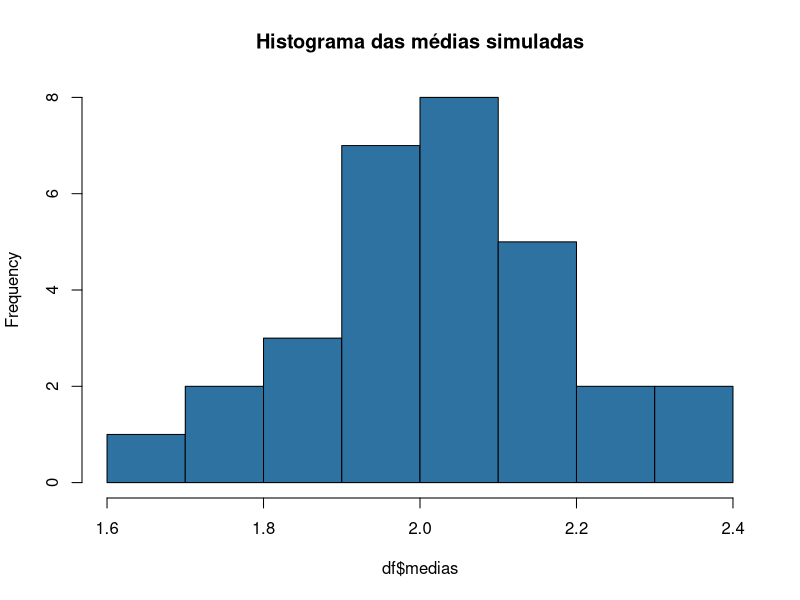
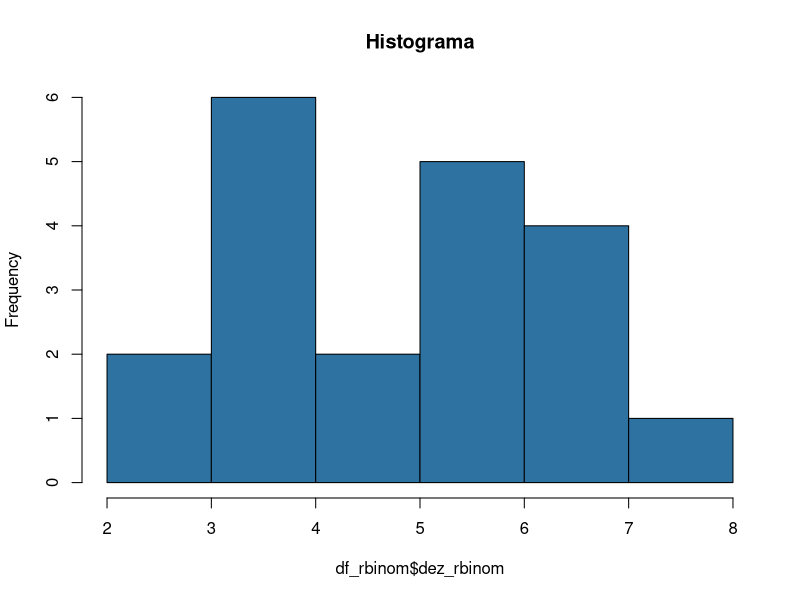
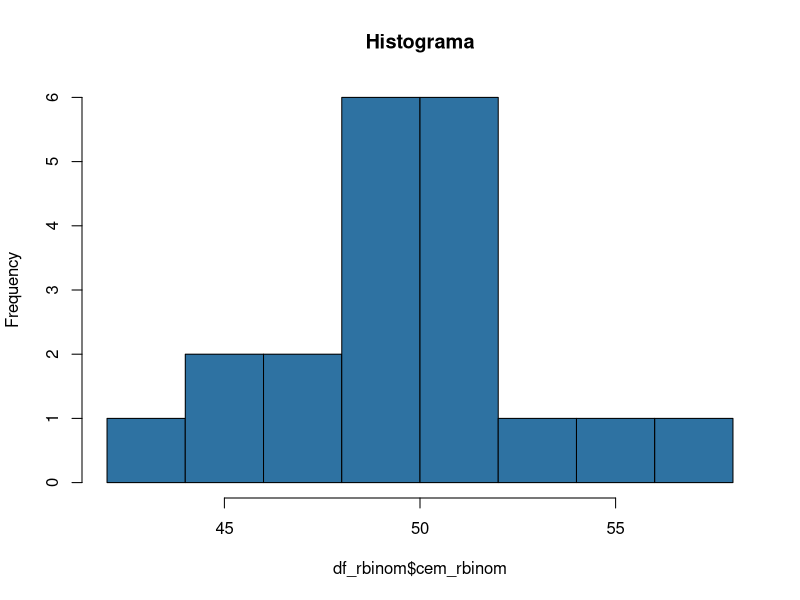
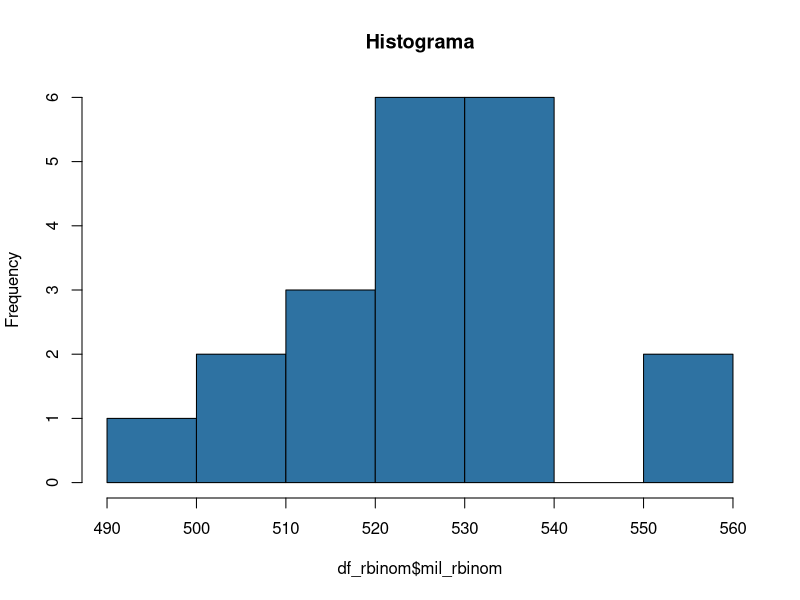
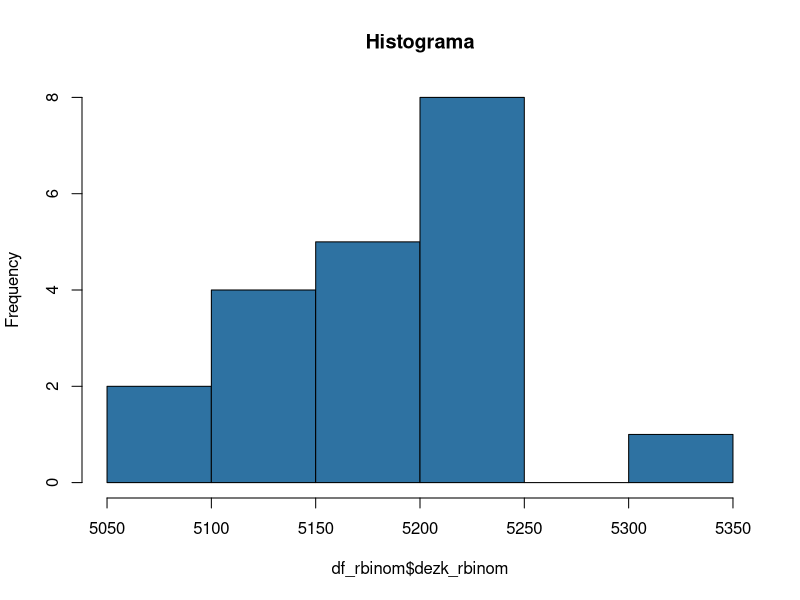
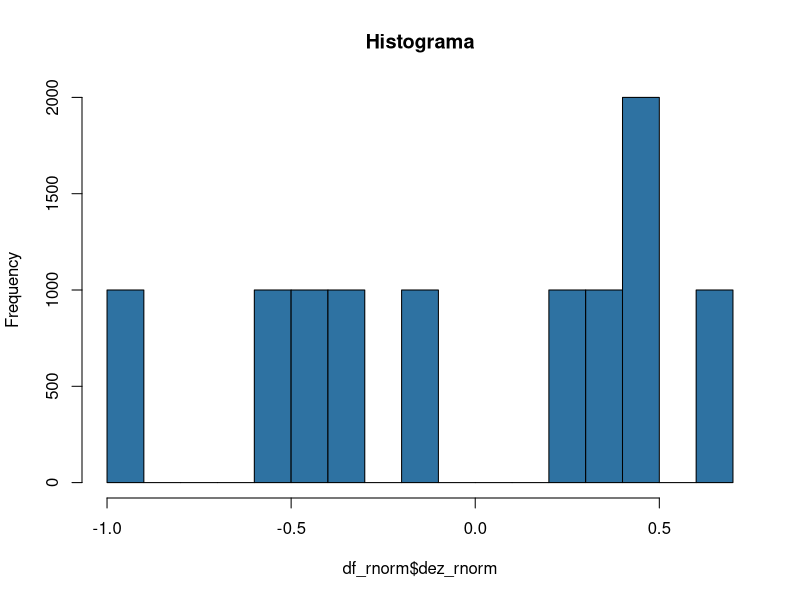
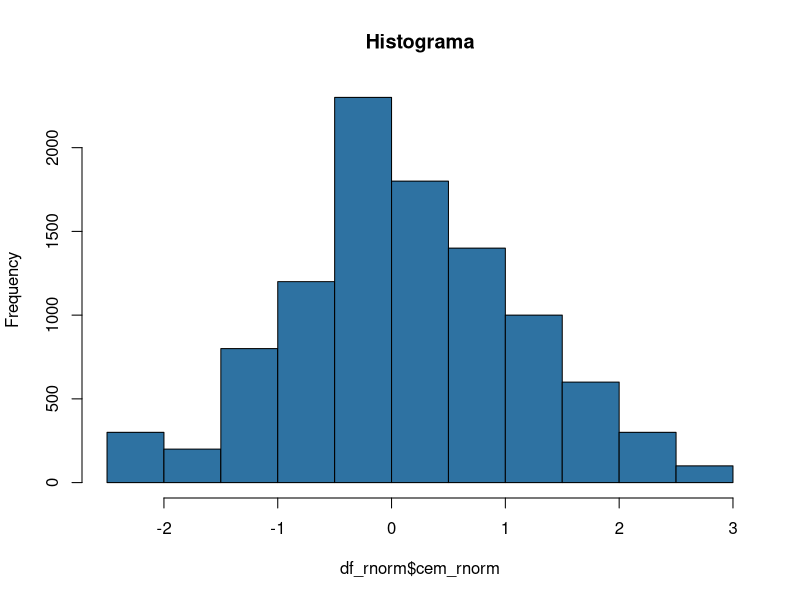
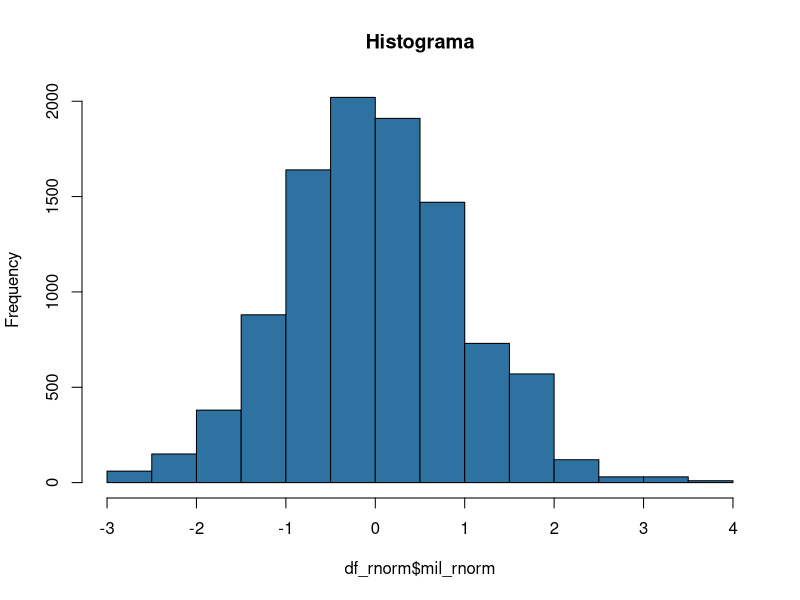

Reproduce these figures in R, in order.

# Exercício 1 -------------------------------------------------------------

# Rode ?rnorm no R e leia o help. Se preciso, consulte outras fontes. Explique o que
# a função faz. Verifique que essa função gera uma simulação de uma distribuição normal,
# em que você pode especificar a média e o desvio-padrão. Verifique que entendeu rodando
# função e gerando valores simulados da função rnorm. Pode usar média 0 e desvio-padrão 1,
# que são o default da função

?rnorm

# R: A função rnorm gera uma sequência de números aleatórios (a quantidade desses
# números é especificada pelo argumento `n`) que se distribuem de acordo com a
# distribuição normal. Abaixo, rodamos uma simulação rnorm de 100 números:

rnorm(100)

# Exercício 2 -------------------------------------------------------------

# Rode x <- rnorm(100, mean = 2, sd = 1). Por que a média da distribuição é diferente
# da média que você obtém rodando mean(x)?

x <- rnorm(100, mean = 2, sd = 1)

mean(x)

# R: A média da distribuição é um parâmetro, assim como o desvio padrão. Isso significa
# que as nossas observações geradas com base em rnorm estarão centralizadas em 
# torno da média (no caso, média = 2) com um dado desvio padrão (no caso, sd = 1).
# Para fins de ilustração, se diminuirmos os desvio padrão, é mais provável que
# a média das nossas observações se aproxime do parâmetro média = 2. Veja:

x2 <- rnorm(100, mean = 2, sd = .0001)

mean(x2)

# Exercício 3 (OPCIONAL) --------------------------------------------------

# Se você rodar de novo x <- rnorm(100, mean = 2, sd = 1) e calcular a média de x,
# obterá um valor um pouco diferente da primeira vez. Por quê?

x <- rnorm(100, mean = 2, sd = 1)

mean(x)

# R: Porque a função rnomr gera uma sequência de observações aleatórias com base
# em média = 2 e sd = 1. A média e o desvio padrão são parâmetros para a geração
# das observações.

# Exercício 4 -------------------------------------------------------------

# Uma forma de você armazenar as duas médias que você computou em um vetor é do
# seguinte modo:

vetor_medias <- numeric()
vetor_medias[1] <- mean(rnorm(100, mean=2, sd=1))
vetor_medias[2] <- mean(rnorm(100, mean=2, sd=1))

# Imprima o conteúdo de ”vetor_medias” e verifique que de fato armazenou duas médias

print(vetor_medias)

# Exercício 5 (OPCIONAL) --------------------------------------------------

# Repita esse procedimento 30 vezes no total, armazenando as 30 médias no vetor
# medias. Se possível, use um loop (laço) para fazer isso.

# Definindo uma semente
set.seed(11)

# Número de simulações
n <- 30

# Vetor para armazenar cada uma das n jogadas
vetor_medias <- numeric()

# Simulação
for (i in 1:n) {
  vetor_medias[i] <- mean(rnorm(n, mean=2, sd=1))
}

# Visualizando as 30 jogadas
head(vetor_medias, 30)

# Exercício 6 -------------------------------------------------------------

# Plote o histograma (use a função geom_histogram no ggplot) das médias. Para isso, crie
# um banco de dados (ggplot só aceita plotar variáveis de banco de dados) do seguinte modo:

df <- data.frame(medias = vetor_medias, sim_id = 1:30)

hist(df$medias, 
     freq = TRUE, # se FALSE, plota a densidade
     main = "Histograma das médias simuladas", 
     col = "#2E72A2",
     border = "black")

# Você reconhece a distribuição apresentada pelo histograma? Se sim, qual é ela? 
# Consegue advinhar a média e desvio padrão da distribuição ou calculá-la?

# R: A distribuição se assemelha a uma distribuição normal. O cálculo da
# média e do desvio padrão estão apresentados abaixo:

mean(df$medias)
sd(df$medias)

# Exercício 7 (OPCIONAL) --------------------------------------------------

# Realize uma simulação estatística para verificar a distribuição de probabilidade dos
# resultados do lançamento de uma moeda.

# Número de simulações
n_moeda <- 1000

# Simulação do lançamento de uma moeda
moeda <- sample(1:2, size=1)

# Vetor para armazenar cada uma das n jogadas
vetor_moeda <- numeric()

# Simulação
for (i in 1:n_moeda) {
  vetor_moeda[i] <- sample(1:2, size=1)
}

# visualizando as primeiras 10 primeiras jogadas
head(vetor_moeda, 10)

# Probabilidade vetor_moeda = 1
sum(vetor_moeda == 1)/n_moeda

# Probabilidade vetor_moeda = 2
sum(vetor_moeda == 2)/n_moeda

# Exercício 8 (OPCIONAL) --------------------------------------------------

# Retire 10, 100, 1000 e 10000 valores de uma distribuição binomial (n = 20, p = 0.7).
# Apresente os histogramas.

# Z ~ N(0, 1)

# B ~ Bin(20, 0.7)

dez_rbinom <- rbinom(size = 10, n = 20, p = 0.52)

cem_rbinom <- rbinom(size = 100, n = 20, p = 0.52)

mil_rbinom <- rbinom(size = 1000, n = 20, p = 0.52)

dezk_rbinom <- rbinom(size = 10000, n = 20, p = 0.52)

df_rbinom <- data.frame(dez_rbinom, cem_rbinom, mil_rbinom, dezk_rbinom)

hist(df_rbinom$dez_rbinom,
     freq = TRUE, # se FALSE, plota a densidade
     main = "Histograma", 
     col = "#2E72A2",
     border = "black")

hist(df_rbinom$cem_rbinom,
     freq = TRUE, # se FALSE, plota a densidade
     main = "Histograma", 
     col = "#2E72A2",
     border = "black")

hist(df_rbinom$mil_rbinom,
     freq = TRUE, # se FALSE, plota a densidade
     main = "Histograma", 
     col = "#2E72A2",
     border = "black")

hist(df_rbinom$dezk_rbinom,
     freq = TRUE, # se FALSE, plota a densidade
     main = "Histograma", 
     col = "#2E72A2",
     border = "black")


dez_rnorm <- rnorm(10, mean = 0, sd = 1)

cem_rnorm <- rnorm(100, mean = 0, sd = 1)

mil_rnorm <- rnorm(1000, mean = 0, sd = 1)

dezk_rnorm <- rnorm(10000, mean = 0, sd = 1)

df_rnorm <- data.frame(dez_rnorm, cem_rnorm, mil_rnorm, dezk_rnorm)

hist(df_rnorm$dez_rnorm,
     freq = TRUE, # se FALSE, plota a densidade
     main = "Histograma", 
     col = "#2E72A2",
     border = "black")

hist(df_rnorm$cem_rnorm,
     freq = TRUE, # se FALSE, plota a densidade
     main = "Histograma", 
     col = "#2E72A2",
     border = "black")

hist(df_rnorm$mil_rnorm,
     freq = TRUE, # se FALSE, plota a densidade
     main = "Histograma", 
     col = "#2E72A2",
     border = "black")

hist(df_rnorm$dezk_rnorm,
     freq = TRUE, # se FALSE, plota a densidade
     main = "Histograma", 
     col = "#2E72A2",
     border = "black")

